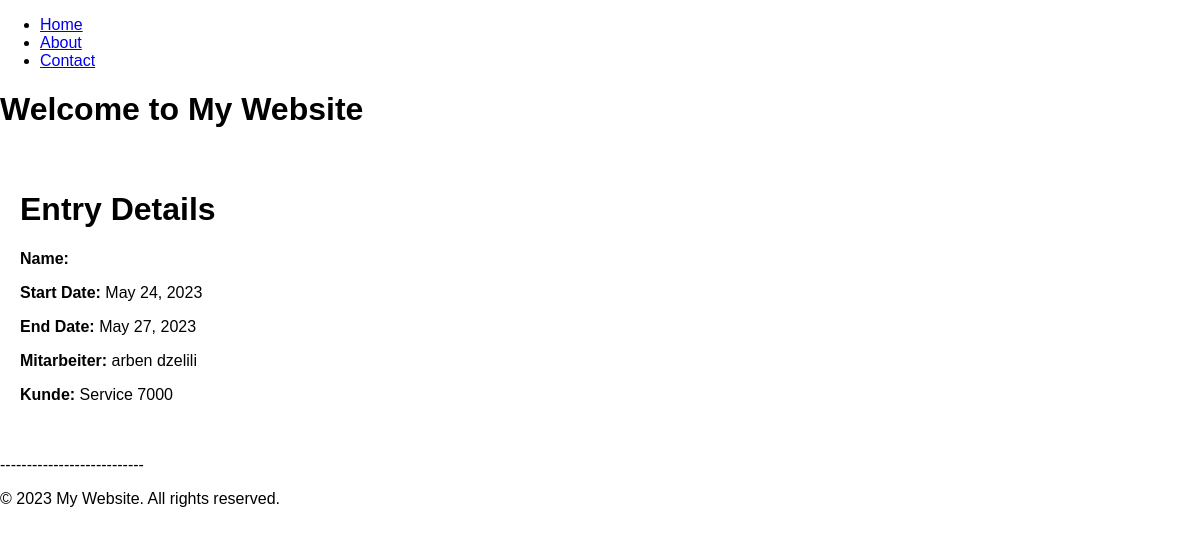
Screenshot of /arbeitsplanung/entries/7/details/ with the database file from the repository.
### arbeitsplanung/models.py (models this page shows, shortened)
class Arbeitsplan(models.Model):
    mitarbeiter = models.ForeignKey(Mitarbeiter, on_delete=models.CASCADE)
    kunde = models.ForeignKey(Kunden, on_delete=models.CASCADE)
    start_datum = models.DateField()
    end_datum = models.DateField()

class Mitarbeiter(models.Model):
    VERFUEGBARKEIT_CHOICES = [
        ('frei', 'Frei'),
        ('on work', 'On Work'),
        ('ferien', 'Ferien'),
        ('krank', 'Krank'),
    ]
    name = models.CharField(max_length=200, blank=False, null=False)
    beginn_arbeitsverhaeltnis = models.DateField(blank=False, null=False)
    foto = models.ImageField(upload_to='mitarbeiter_fotos/', blank=True, null=True)
    telefonnummer = models.CharField(max_length=15, blank=False, null=False)
    stundenlohn = models.DecimalField(max_digits=5, decimal_places=2, blank=False, null=False)
    verfuegbarkeit = models.CharField(
        max_length=10,
        choices=VERFUEGBARKEIT_CHOICES,
        default='frei',
        blank=False,
        null=False
    )
    def __str__(self):
        return self.name

### kundendatenbank/models.py (models this page shows, shortened)
class Kunden(models.Model):
    name = models.CharField(max_length=200, blank=False, null=False)
    adresse = models.CharField(max_length=200, blank=False, null=False)
    telefonnummer = models.CharField(max_length=15, blank=False, null=False)
    email = models.EmailField(max_length=200, blank=True, null=True)
    stundenansatz = models.DecimalField(max_digits=5, decimal_places=2, blank=False, null=False)
    def __str__(self):
        return self.name

### arbeitsplanung/views.py (the view)
# urls.py: path('entries/<int:entry_id>/details/', views.arbeitsplan_entry_details, name='arbeitsplan_entry_details'),
def arbeitsplan_entry_details(request, entry_id):
    entry = get_object_or_404(Arbeitsplan, id=entry_id)
    return render(request, 'arbeitsplan_entry_details.html', {'entry': entry})

### templates/arbeitsplan_entry_details.html (shortened to what this page needs)
{% extends 'base.html' %}
{% load static %}
{% block content %}
    <div class="container">
        <h1>Entry Details</h1>
        <p><strong>Name:</strong> {{ entry.name }}</p>
        <p><strong>Start Date:</strong> {{ entry.start_datum }}</p>
        <p><strong>End Date:</strong> {{ entry.end_datum }}</p>
        <p><strong>Mitarbeiter:</strong> {{ entry.mitarbeiter }}</p>
        <p><strong>Kunde:</strong> {{ entry.kunde }}</p>
    </div>
{% endblock %}

### static/css/style.css (style rules this page uses)
body { width: 100%; height: 100vh; margin: 0; padding: 0; background-color: white; font-family: Arial, sans-serif; }
.container { max-width: 1200px; margin: 0 auto; padding: 20px; }
@media (min-width: 1200px) { .container { max-width: 1400px; } }

### rows the page displays
Arbeitsplan: start_datum "May 24, 2023", end_datum "May 27, 2023", mitarbeiter "arben dzelili", kunde "Service 7000"
